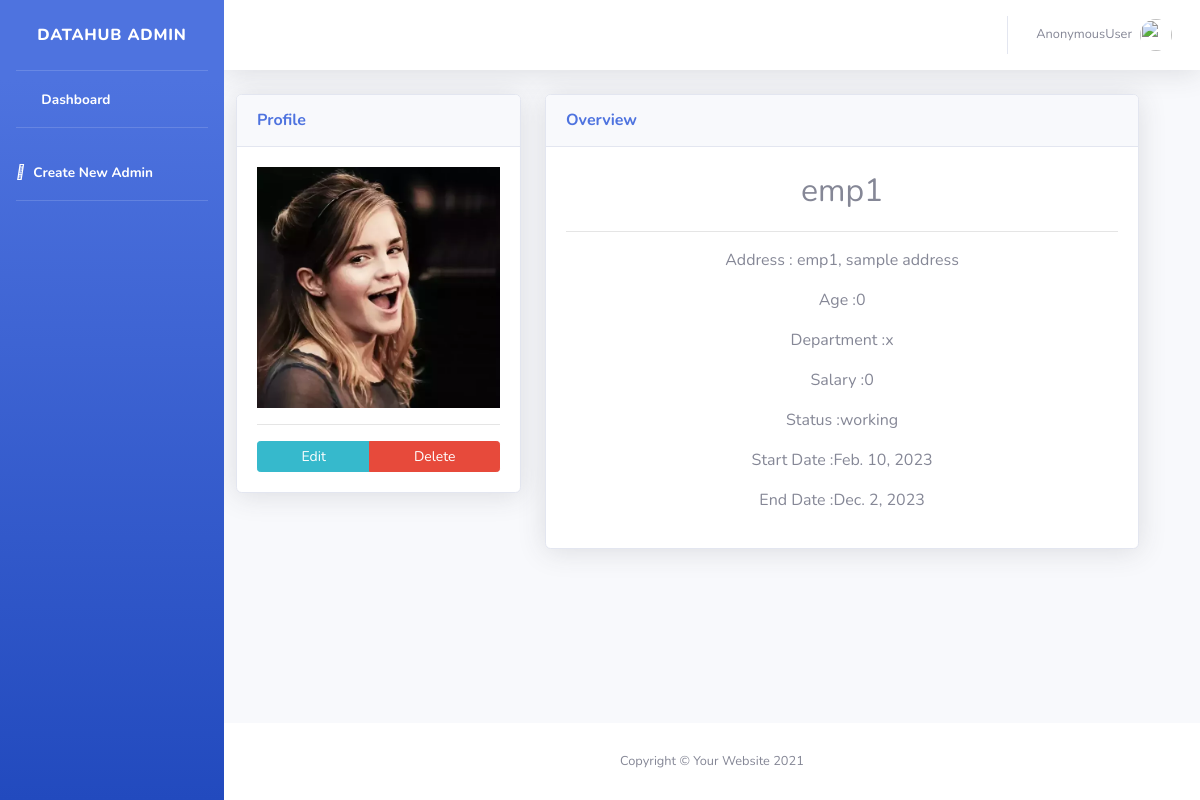
Before: /emp/2 with the older database file.
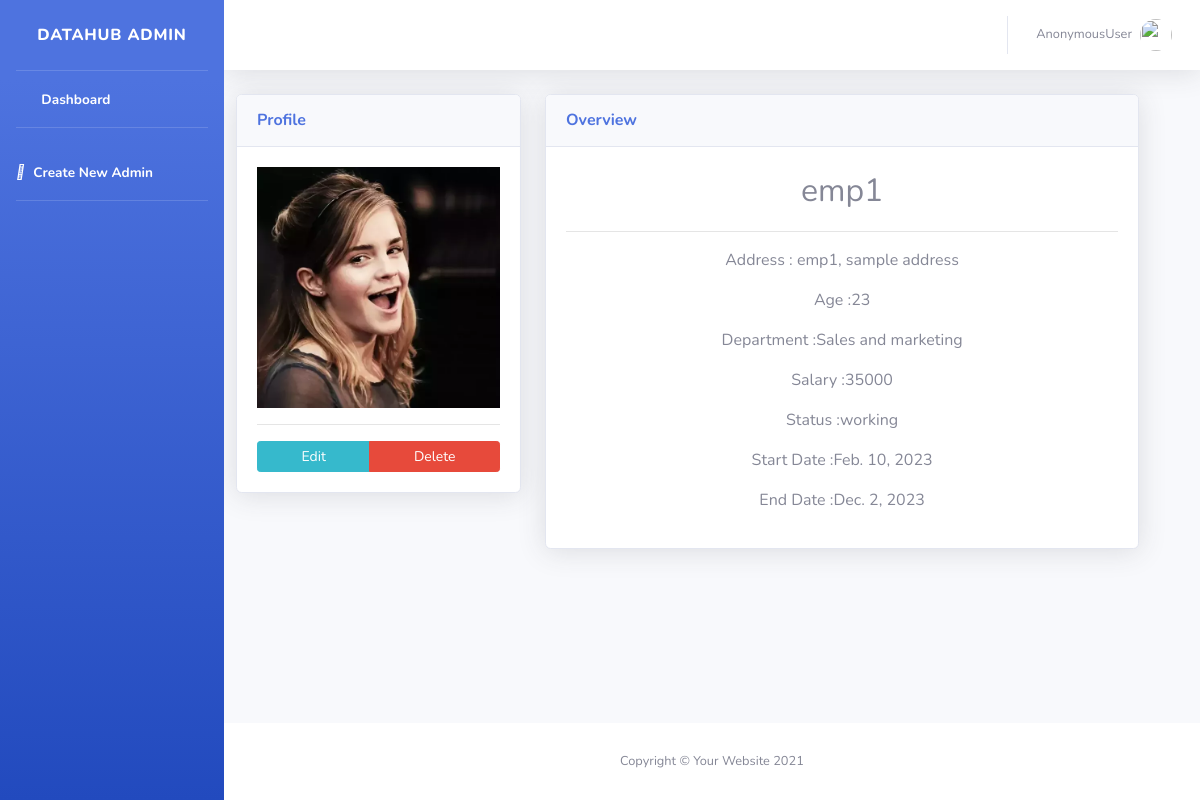
After: the same page with the newer database file.
### emp_crud/models.py (models this page shows, shortened)
class Employee(models.Model):
    name = models.CharField(max_length=100)
    address = models.CharField(max_length=200)
    age = models.PositiveIntegerField()
    depts = (
        ('Accounts and Finance', 'Accounts and Finance'),
        ('HR', 'HR'),
        ('Sales and marketing', 'Sales and marketing'),
        ('Infrastructures', 'Infrastructures'),
        ('Research and development', 'Research and development'),
        ('IT services', 'IT services'),
        ('Product development', 'Product development'),
        ('Security and transport', 'Security and transport'),
    )
    department = models.CharField(max_length=200, choices=depts, default=None)
    emp_start_date = models.DateField(null=True, blank=True)
    emp_end_date = models.DateField(null=True, blank=True)
    salary = models.PositiveIntegerField()
    photo = models.ImageField(upload_to='media/images')
    options = (
        ('working', 'working'),
        ('resigned', 'resigned')
    )
    status = models.CharField(max_length=100, choices=options, default='working')

### emp_crud/views.py (the view)
# urls.py: path('emp/<int:pk>', Detail_emp_view.as_view(), name='details'),
class Detail_emp_view(DetailView):
    template_name = 'emp_details.html'
    model = Employee
    context_object_name = 'emp'

### emp_crud/templates/emp_details.html
{% extends 'base.html' %}
{% block content %}
<div class="row" style="width: 95%; margin-left: 0; margin-right: 0;">
    <div class="col-xl-4 col-lg-5 ">
        <div class="card shadow mb-4">
            <div class="card-header py-3 d-flex flex-row align-items-center justify-content-between">
                <h6 class="m-0 font-weight-bold text-primary">Profile</h6>
            </div>
            <div class="card-body">
                <img src="{{emp.photo.url}}" width="100%" alt="">
                <hr class="sidebar-divider">
                <div class="btn-group" style="width: 100%;" role="group" aria-label="Basic mixed styles example">
                    <a href="{% url 'update' emp.id %}" class="btn btn-info btn-sm ">Edit</a>
                    <a href="{% url 'delete' emp.id %}" class="btn btn-danger btn-sm ">Delete</a>
                </div>
            </div>
        </div>
    </div>
    <div class="col-xl-8 col-lg-7">
        <div class="card shadow mb-4">
            <div class="card-header py-3 d-flex flex-row align-items-center justify-content-between">
                <h6 class="m-0 font-weight-bold text-primary">Overview</h6>
            </div>
            <div class="card-body text-center">
                <p style="font-size: xx-large; ">{{emp.name}}</p>
                <hr class="sidebar-divider">
                <p>Address : {{emp.address}}</p>
                <p>Age :{{emp.age}}</p>
                <p>Department :{{emp.department}}</p>
                <p>Salary :{{emp.salary}}</p>
                <p>Status :{{emp.status}}</p>
                <p>Start Date :{{emp.emp_start_date}}</p>
                <p>End Date :{{emp.emp_end_date}}</p>
            </div>
        </div>
    </div>
</div>
{% endblock content %}

### emp_crud/templates/base.html (shortened to what this page needs)
<!DOCTYPE html>
{% load static %}
<html lang="en">
<head>
    <link href="{% static 'vendor/fontawesome-free/css/all.min.css'%}" rel="stylesheet" type="text/css">
    <link href="{% static 'css/sb-admin-2.min.css'%}" rel="stylesheet">
</head>
<body id="page-top">
    <div id="wrapper">
        <ul class="navbar-nav bg-gradient-primary sidebar sidebar-dark accordion" id="accordionSidebar">
            <a class="sidebar-brand d-flex align-items-center justify-content-center" href="{% url 'home' %}">
                <div class="sidebar-brand-text mx-3">DataHub Admin</div>
            </a>
            <hr class="sidebar-divider my-0">
            <li class="nav-item active">
                <a class="nav-link" href="{% url 'home' %}">
                    <i class="fas fa-fw fa-tachometer-alt"></i>
                    <span>Dashboard</span></a>
            </li>
            <hr class="sidebar-divider">
            <li class="nav-item active">
                <a class="nav-link" href="{% url 'signup' %}">
                    <i class="fa-sharp fa-solid fa-user"></i>
                    <span>Create New Admin</span></a>
            </li>
            <hr class="sidebar-divider d-none d-md-block">
        </ul>
        <div id="content-wrapper" class="d-flex flex-column">
            <div id="content">
                <nav class="navbar navbar-expand navbar-light bg-white topbar mb-4 static-top shadow">
                    <ul class="navbar-nav ml-auto">
                        <li class="nav-item dropdown no-arrow">
                            <a class="nav-link dropdown-toggle" href="#" id="userDropdown" role="button"
                                data-toggle="dropdown" aria-haspopup="true" aria-expanded="false">
                                <span class="mr-2 d-none d-lg-inline text-gray-600 small">{{request.user}}</span>
                                <img class="img-profile rounded-circle" src="">
                            </a>
                        </li>
                    </ul>
                </nav>
                {% block content %}
                {% endblock content %}
            </div>
            <footer class="sticky-footer bg-white">
                <div class="container my-auto">
                    <div class="copyright text-center my-auto">
                        <span>Copyright &copy; Your Website 2021</span>
                    </div>
                </div>
            </footer>
        </div>
    </div>
</body>
</html>

Changed rows visible on the page:
changed Employee "emp1": age "0" → "23"; department "x" → "Sales and marketing"; salary "0" → "35000"
